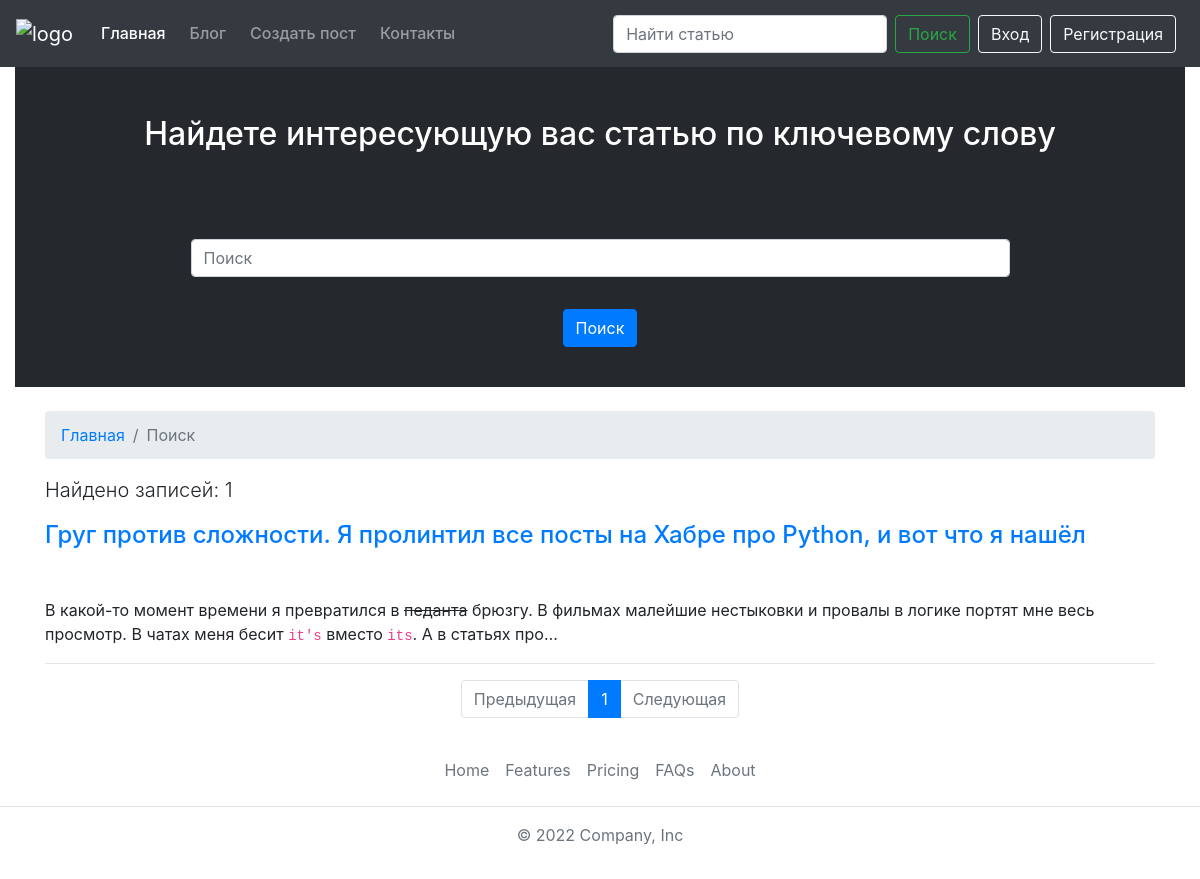
/search/?page=1&query=None, run on the app's committed database.
### blog_app/models.py (models this page shows, shortened)
class PostModel(models.Model):
    heading = models.CharField(max_length=255)
    title = models.CharField(max_length=255)
    image = models.ImageField(blank=True, null=True)
    url = models.SlugField()
    description = RichTextUploadingField()
    content = RichTextUploadingField()
    author = models.ForeignKey(User, related_name='posts', on_delete=models.CASCADE)
    created_data = models.DateField(default=timezone.now)
    tag = TaggableManager()
    class Meta:
        db_table = 'posts'
        verbose_name = 'Пост'
        verbose_name_plural = 'Посты'

### search_app/views.py (the view)
# urls.py: path('', views.SearchResultsView.as_view(), name='search_result'),
class SearchResultsView(View):
    @logger.catch
    def get(self, request):
        result = ""
        if self.request.GET.get('query'):
            result = find_query_in_posts_table(query=self.request.GET.get('query'))
        return render(
            request,
            'search_app/search_page.html',
            context={
                'form': SearchForm(),
                'query': self.request.GET.get('query'),
                'result': get_posts_for_page_from_result_of_find(
                    result_of_find=result,
                    page_number=request.GET.get('page'),
                    quantity_posts_for_page=10,
                ),
                'count': len(result),
            }
        )

### search_app/forms.py
class SearchForm(forms.Form):
    query = forms.CharField(
        label='',
        max_length=255,
        required=True,
        widget=forms.TextInput(attrs={
            'class': "form-control",
            'placeholder': "Поиск",
        }),
    )
    def __init__(self, *args, **kwargs):
        super().__init__(*args, **kwargs)
        self.helper = FormHelper()
        self.helper.form_method = 'get'
        self.helper.layout = Layout(
            'query',
            Submit('submit', 'Поиск', css_class='btn btn-primary mt-3'),
        )

### blog_app/blog_services/models_services.py (called while the page is built)
def find_query_in_posts_table(query: str):
    return PostModel.objects.filter(
        Q(heading__icontains=query) | Q(content__icontains=query)
    )[::-1]

### blog_app/blog_services/view_services.py (called while the page is built)
def get_posts_for_page_from_result_of_find(result_of_find: str, page_number: str, quantity_posts_for_page: int):
    paginator = Paginator(result_of_find, quantity_posts_for_page)
    posts_for_page = paginator.get_page(page_number)
    return posts_for_page

### search_app/templates/search_app/search_page.html (shortened to what this page needs)
{% extends 'base.html' %}
{% load static %}
{% load crispy_forms_tags %}
{% block content_app %}
    <div class="container-fluid home-slider">
            <div class="carousel-inner">
                <div class="carousel-item active" style="background-color: #25282c!important">
                    <h2 class="text-white text-center mt-5">Найдете интересующую вас статью по ключевому слову</h2>
                    <div class="carousel-caption d-none d-md-block">
                        {% crispy form %}
                    </div>
                </div>
            </div>
    </div>
    <div class="container">
        <div class="row">
            <div class="col-lg-12">
                <nav aria-label="breadcrumb" class="mt-4">
                    <ol class="breadcrumb">
                        <li class="breadcrumb-item"><a href="{% url 'home' %}">Главная</a></li>
                        <li class="breadcrumb-item active" aria-current="page">Поиск</li>
                    </ol>
                </nav>
                <p class="lead">Найдено записей: {{ count }}</p>
                {% for post in result %}
                    <h4><a href="../blog/{{ post.url }}">{{ post.title }}</a></h4>
                    <br>
                    <p>{{ post.description|safe|truncatechars:250 }}</p>
                    <hr>
                {% endfor %}
            </div>
        </div>
    </div>
    <nav aria-label="Paginate me">
        <ul class="pagination justify-content-center">
            {% if result.has_previous %}
                <a class="page-link" href="?page={{ result.previous_page_number }}&query={{ query }}" tabindex="-1">Предыдущая</a>
            {% else %}
                <li class="page-item disabled">
                    <a class="page-link" href="#" tabindex="-1">Предыдущая</a>
                </li>
            {% endif %}
            {% for page_number in result.paginator.page_range %}
                {% if page_number == result.number %}
                    <li class="page-item active"><a class="page-link"
                                                    href="?page={{ page_number }}&query={{ query }}">{{ page_number }}</a>
                    </li>
                {% else %}
                    <li class="page-item"><a class="page-link"
                                             href="?page={{ page_number }}&query={{ query }}">{{ page_number }}</a></li>
                {% endif %}
            {% endfor %}
            {% if result.has_next %}
                <a class="page-link" href="?page={{ result.next_page_number }}&query={{ query }}">Следующая</a>
            {% else %}
                <li class="page-item disabled">
                    <a class="page-link" href="#">Следующая</a>
                </li>
            {% endif %}
        </ul>
    </nav>
{% endblock %}

### main_app/static/css/style.css (style rules this page uses)
.carousel-item { height: 20rem; }
.home-slider { padding: 0; }
.carousel-caption { bottom: 100px; }

### data on the page
PostModel: title "Груг против сложности. Я пролинтил все посты на Хабре про Python, и вот что я нашёл", description "В какой-то момент времени я превратился в педанта брюзгу. В фильмах малейшие нестыковки и провалы в логике портят мне весь просмотр. В чатах меня бесит it's вместо its . А в статьях про…"

### other printed values
{{ count }} "1"
{{ page_number }} "1"
